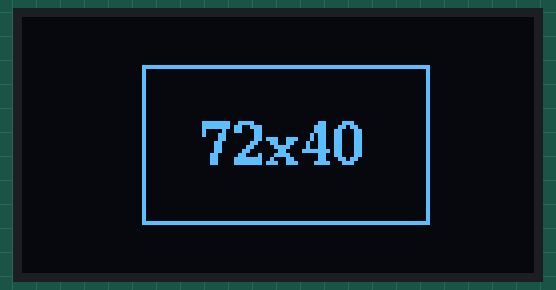
Bench run of a sketch on a simulated ESP32-C3. Parts: 128×64 one-colour display.

Above: at 1.1 s.

The sketch:

esp32c3Oled.ino
```cpp
#include <U8g2lib.h>
#include <Wire.h>

// there is no 72x40 constructor in u8g2 hence the 72x40 screen is mapped in the middle of the 132x64 pixel buffer of the SSD1306 controller
U8G2_SSD1306_128X64_NONAME_F_HW_I2C u8g2(U8G2_R0, U8X8_PIN_NONE, 6, 5);
int width = 72;
int height = 40;
int xOffset = 30; // = (132-w)/2
int yOffset = 12; // = (64-h)/2

void setup(void)
{
     delay(1000);
     u8g2.begin();
     u8g2.setContrast(255); // set contrast to maximum
     u8g2.setBusClock(400000); //400kHz I2C
     u8g2.setFont(u8g2_font_ncenB10_tr);
}

void loop(void)
{
    u8g2.clearBuffer(); // clear the internal memory
    u8g2.drawFrame(xOffset+0, yOffset+0, width, height); //draw a frame around the border
    u8g2.setCursor(xOffset+15, yOffset+25);
    u8g2.printf("%dx%d", width, height);
    u8g2.sendBuffer(); // transfer internal memory to the display
}
```
